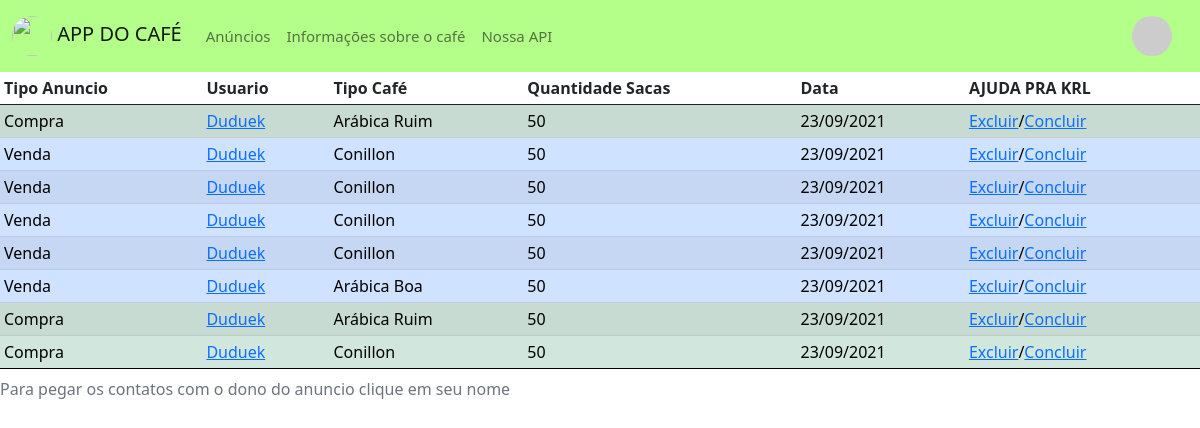
Page /my_announces (signed in) on the committed database.
### app/models/post.py (models this page shows, shortened)
class Post(db.Model):
    __tablename__ = "posts"
    post_id = db.Column(db.Integer, primary_key=True)
    post_user = db.Column(db.Integer, db.ForeignKey('users.user_id'))
    post_username = db.Column(db.String)
    post_date = db.Column(db.DateTime, nullable=False, default=datetime.utcnow)
    post_qtd_sacas = db.Column(db.Integer)
    post_active = db.Column(db.Integer)
    post_type = db.Column(db.Integer)
    post_coffe_type = db.Column(db.Integer)
    owner = db.relationship("User", foreign_keys=post_user)

### app/controllers/announce_controller.py (the view)
@app.route("/my_announces", methods=["GET", "POST"])
@login_required
def my_annouce():
    logged = flask_login.current_user
    return render_template("announces.html", all_lines=Post.query.filter_by(post_user=logged.get_id()).all(), profile=True)

### app/controllers/login_controller.py (called while the page is built)
@login_manager.user_loader
def load_user(id_u):
    return User.query.get(int(id_u))

### app/models/user.py (called while the page is built)
    def avatar(self, size):
        digest = md5(self.email.lower().encode('utf-8')).hexdigest()
        return 'https://www.gravatar.com/avatar/{}?d=identicon&s={}'.format(
            digest, size)

    @property
    def is_authenticated(self):
        return True

    def get_id(self):
        return str(self.user_id)

### app/templates/announces.html (shortened to what this page needs)
{% extends 'base.html' %}
{% block content %}
<table class="table table-striped table-sm table-hover">
    <thead>
    <tr>
        <th scope="col" text-align="center">Tipo Anuncio</th>
        <th scope="col">Usuario</th>
        <th scope="col">Tipo Café</th>
        <th scope="col">Quantidade Sacas</th>
        <th scope="col">Data</th>
        {%if profile==True%}
        <th scope="col">AJUDA PRA KRL</th>
        {%endif%}
    </tr>
    </thead>
    <tbody>
    {% for l in all_lines %}
    {% if l.post_active == 1 or (profile == True and l.post_active == 0) %}
        {% if l.post_type == 1 and l.post_active == 1 %}
    <tr class="table-success">
        {% elif l.post_active == 0 %}
    <tr class="table-danger">
        {% else %}
    <tr class="table-primary">
        {% endif %}
        {% if l.post_type == 1 %}
        <td text-align="center">Compra</td>
        {% else %}
        <td text-align="center">Venda</td>
        {% endif %}
        <td><a href="/user/{{l.post_username}}">{{l.post_username}}</a></td>
        {% if l.post_coffe_type == 1%}
        <td>Arábica Ruim</td>
        {% elif l.post_coffe_type == 2%}
        <td>Arábica Boa</td>
        {% else %}
        <td>Conillon</td>
        {% endif %}
        <td>{{l.post_qtd_sacas}}</td>
        <td>{{l.post_date.strftime("%d/%m/%Y")}}</td>
        {%if profile==True%}
        <td><a href="/del_announce/{{l.post_id}}">Excluir</a>/<a href="/finish_announce/{{l.post_id}}">Concluir</a></td>
        {%endif%}
    </tr>
    {%endif%}
    {% endfor %}
    <caption>
        Para pegar os contatos com o dono do anuncio clique em seu nome
    </caption>
</table>
{% endblock %}

### app/templates/base.html (style rules this page uses)
html, body { height: 100%; margin: 0; }

### rows in the picture
Post: post_type "Compra", post_username "Duduek", post_coffe_type "Arábica Ruim", post_qtd_sacas "50", post_date "23/09/2021"
Post: post_type "Venda", post_username "Duduek", post_coffe_type "Conillon", post_qtd_sacas "50", post_date "23/09/2021"
Post: post_type "Venda", post_username "Duduek", post_coffe_type "Conillon", post_qtd_sacas "50", post_date "23/09/2021"
Post: post_type "Venda", post_username "Duduek", post_coffe_type "Conillon", post_qtd_sacas "50", post_date "23/09/2021"
Post: post_type "Venda", post_username "Duduek", post_coffe_type "Conillon", post_qtd_sacas "50", post_date "23/09/2021"
Post: post_type "Venda", post_username "Duduek", post_coffe_type "Arábica Boa", post_qtd_sacas "50", post_date "23/09/2021"
Post: post_type "Compra", post_username "Duduek", post_coffe_type "Arábica Ruim", post_qtd_sacas "50", post_date "23/09/2021"
Post: post_type "Compra", post_username "Duduek", post_coffe_type "Conillon", post_qtd_sacas "50", post_date "23/09/2021"
